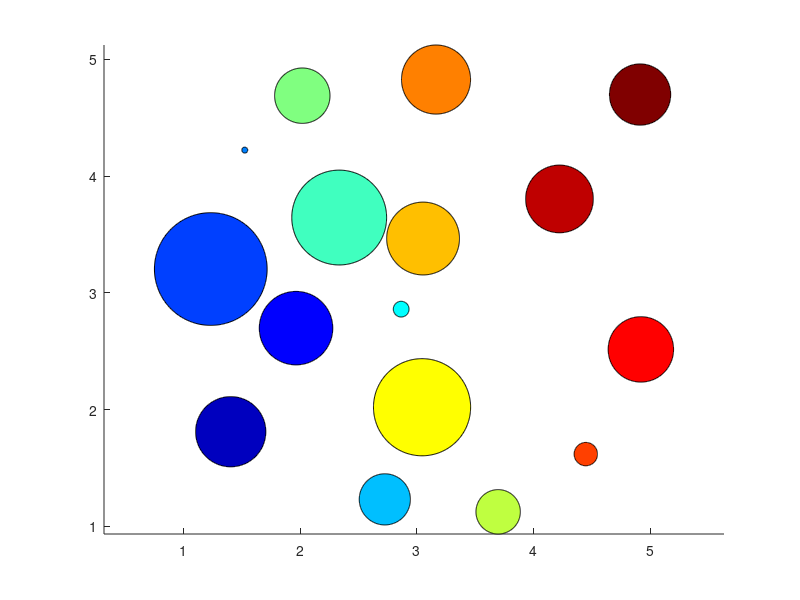

Write MATLAB code to recreate this figure.
close all, clear all, clc
nc=4;
a = 0:359;
x=cosd(a);
y=sind(a);
[px,py] = meshgrid(1:nc);
nc=numel(px);
cm=jet(nc);
r=0.5*rand(nc,1);
for i=1:nc
    patch(px(i)+rand+r(i)*x, py(i)+rand+r(i)*y, cm(i,:));
end 

axis equal;